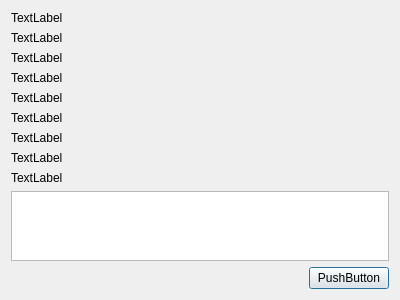
<?xml version="1.0" encoding="UTF-8"?>
<ui version="4.0">
 <class>Dialog</class>
 <widget class="QDialog" name="Dialog">
  <property name="geometry">
   <rect>
    <x>0</x>
    <y>0</y>
    <width>400</width>
    <height>300</height>
   </rect>
  </property>
  <property name="windowTitle">
   <string>Dialog</string>
  </property>
  <layout class="QVBoxLayout" name="verticalLayout">
   <item>
    <widget class="QLabel" name="label_1">
     <property name="text">
      <string>TextLabel</string>
     </property>
    </widget>
   </item>
   <item>
    <widget class="QLabel" name="label_2">
     <property name="text">
      <string>TextLabel</string>
     </property>
    </widget>
   </item>
   <item>
    <widget class="QLabel" name="label_3">
     <property name="text">
      <string>TextLabel</string>
     </property>
    </widget>
   </item>
   <item>
    <widget class="QLabel" name="label_4">
     <property name="text">
      <string>TextLabel</string>
     </property>
    </widget>
   </item>
   <item>
    <widget class="QLabel" name="label_5">
     <property name="text">
      <string>TextLabel</string>
     </property>
    </widget>
   </item>
   <item>
    <widget class="QLabel" name="label_6">
     <property name="text">
      <string>TextLabel</string>
     </property>
    </widget>
   </item>
   <item>
    <widget class="QLabel" name="label_7">
     <property name="text">
      <string>TextLabel</string>
     </property>
    </widget>
   </item>
   <item>
    <widget class="QLabel" name="label_8">
     <property name="text">
      <string>TextLabel</string>
     </property>
    </widget>
   </item>
   <item>
    <widget class="QLabel" name="label_9">
     <property name="text">
      <string>TextLabel</string>
     </property>
    </widget>
   </item>
   <item>
    <widget class="QTableView" name="tableView"/>
   </item>
   <item>
    <layout class="QHBoxLayout" name="horizontalLayout">
     <item>
      <spacer name="horizontalSpacer">
       <property name="orientation">
        <enum>Qt::Horizontal</enum>
       </property>
       <property name="sizeHint" stdset="0">
        <size>
         <width>40</width>
         <height>20</height>
        </size>
       </property>
      </spacer>
     </item>
     <item>
      <widget class="QPushButton" name="pushButtonAceptar">
       <property name="text">
        <string>PushButton</string>
       </property>
      </widget>
     </item>
    </layout>
   </item>
  </layout>
 </widget>
 <resources/>
 <connections/>
</ui>
